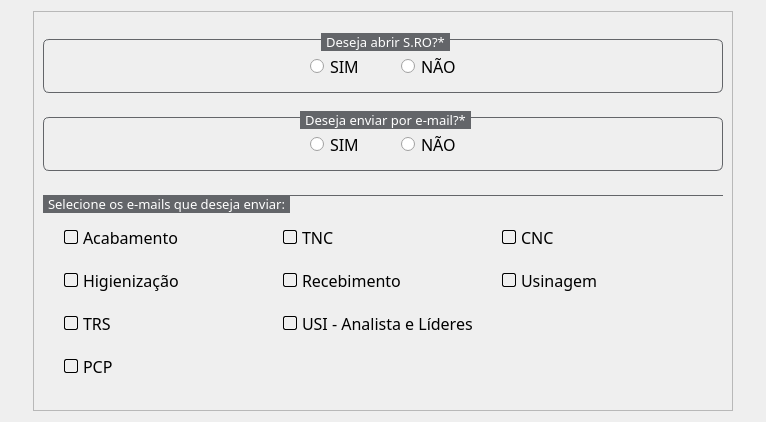
     <widget class="QWidget" name="group_disp">
      <property name="geometry">
       <rect>
        <x>0</x>
        <y>0</y>
        <width>766</width>
        <height>422</height>
       </rect>
      </property>
      <attribute name="label">
       <string>Disposição</string>
      </attribute>
      <layout class="QHBoxLayout" name="horizontalLayout_5">
       <item>
        <widget class="QFrame" name="frame_4">
         <property name="minimumSize">
          <size>
           <width>700</width>
           <height>400</height>
          </size>
         </property>
         <property name="maximumSize">
          <size>
           <width>700</width>
           <height>400</height>
          </size>
         </property>
         <property name="frameShape">
          <enum>QFrame::StyledPanel</enum>
         </property>
         <property name="frameShadow">
          <enum>QFrame::Raised</enum>
         </property>
         <layout class="QVBoxLayout" name="verticalLayout_15">
          <item>
           <widget class="QGroupBox" name="group_SRo">
            <property name="sizePolicy">
             <sizepolicy hsizetype="Preferred" vsizetype="Preferred">
              <horstretch>0</horstretch>
              <verstretch>0</verstretch>
             </sizepolicy>
            </property>
            <property name="minimumSize">
             <size>
              <width>0</width>
              <height>60</height>
             </size>
            </property>
            <property name="maximumSize">
             <size>
              <width>16777215</width>
              <height>60</height>
             </size>
            </property>
            <property name="font">
             <font>
              <family>KonsensBook</family>
              <pointsize>10</pointsize>
              <italic>false</italic>
             </font>
            </property>
            <property name="styleSheet">
             <string notr="true">QGroupBox {
	border: 1px solid rgb(99,101,105);
	border-radius: 6px;
	margin-top: 6px;
 }

QGroupBox::title {
	subcontrol-origin: margin;
	subcontrol-position: top center;
	padding: 0 3px;
	background-color: rgb(99,101,105);
	color: white;
}</string>
            </property>
            <property name="title">
             <string>Deseja abrir S.RO?*</string>
            </property>
            <property name="alignment">
             <set>Qt::AlignLeading|Qt::AlignLeft|Qt::AlignTop</set>
            </property>
            <property name="flat">
             <bool>false</bool>
            </property>
            <property name="checkable">
             <bool>false</bool>
            </property>
            <layout class="QHBoxLayout" name="horizontalLayout_15">
             <item>
              <spacer name="horizontalSpacer_2">
               <property name="orientation">
                <enum>Qt::Horizontal</enum>
               </property>
               <property name="sizeHint" stdset="0">
                <size>
                 <width>134</width>
                 <height>20</height>
                </size>
               </property>
              </spacer>
             </item>
             <item alignment="Qt::AlignHCenter|Qt::AlignVCenter">
              <widget class="QRadioButton" name="btnSimRo">
               <property name="minimumSize">
                <size>
                 <width>85</width>
                 <height>0</height>
                </size>
               </property>
               <property name="maximumSize">
                <size>
                 <width>85</width>
                 <height>16777215</height>
                </size>
               </property>
               <property name="font">
                <font>
                 <family>KonsensRegular</family>
                 <pointsize>12</pointsize>
                </font>
               </property>
               <property name="styleSheet">
                <string notr="true">QRadioButton {
	padding-left: 15%;
}</string>
               </property>
               <property name="text">
                <string>SIM</string>
               </property>
               <property name="checkable">
                <bool>true</bool>
               </property>
               <property name="checked">
                <bool>false</bool>
               </property>
              </widget>
             </item>
             <item alignment="Qt::AlignHCenter|Qt::AlignVCenter">
              <widget class="QRadioButton" name="btnNaoRo">
               <property name="minimumSize">
                <size>
                 <width>85</width>
                 <height>0</height>
                </size>
               </property>
               <property name="maximumSize">
                <size>
                 <width>85</width>
                 <height>16777215</height>
                </size>
               </property>
               <property name="font">
                <font>
                 <family>KonsensRegular</family>
                 <pointsize>12</pointsize>
                </font>
               </property>
               <property name="styleSheet">
                <string notr="true">QRadioButton {
	padding-left: 15%;
}</string>
               </property>
               <property name="text">
                <string>NÃO</string>
               </property>
              </widget>
             </item>
             <item>
              <spacer name="horizontalSpacer_3">
               <property name="orientation">
                <enum>Qt::Horizontal</enum>
               </property>
               <property name="sizeHint" stdset="0">
                <size>
                 <width>134</width>
                 <height>20</height>
                </size>
               </property>
              </spacer>
             </item>
            </layout>
           </widget>
          </item>
          <item>
           <widget class="QGroupBox" name="group_Email">
            <property name="minimumSize">
             <size>
              <width>0</width>
              <height>60</height>
             </size>
            </property>
            <property name="maximumSize">
             <size>
              <width>16777215</width>
              <height>60</height>
             </size>
            </property>
            <property name="font">
             <font>
              <family>KonsensBook</family>
              <pointsize>10</pointsize>
             </font>
            </property>
            <property name="styleSheet">
             <string notr="true">QGroupBox {
	border: 1px solid rgb(99,101,105);
	border-radius: 6px;
	margin-top: 6px;
 }

QGroupBox::title {
	subcontrol-origin: margin;
	subcontrol-position: top center;
	padding: 0 3px;
	background-color: rgb(99,101,105);
	color: white;
}

</string>
            </property>
            <property name="title">
             <string>Deseja enviar por e-mail?*</string>
            </property>
            <layout class="QHBoxLayout" name="horizontalLayout_16">
             <item>
              <spacer name="horizontalSpacer_4">
               <property name="orientation">
                <enum>Qt::Horizontal</enum>
               </property>
               <property name="sizeHint" stdset="0">
                <size>
                 <width>134</width>
                 <height>20</height>
                </size>
               </property>
              </spacer>
             </item>
             <item>
              <widget class="QRadioButton" name="btn_SimEmail">
               <property name="minimumSize">
                <size>
                 <width>85</width>
                 <height>0</height>
                </size>
               </property>
               <property name="maximumSize">
                <size>
                 <width>85</width>
                 <height>16777215</height>
                </size>
               </property>
               <property name="font">
                <font>
                 <family>KonsensRegular</family>
                 <pointsize>12</pointsize>
                </font>
               </property>
               <property name="styleSheet">
                <string notr="true">padding-left: 15%;</string>
               </property>
               <property name="text">
                <string>SIM</string>
               </property>
              </widget>
             </item>
             <item>
              <widget class="QRadioButton" name="btn_NaoEmail">
               <property name="minimumSize">
                <size>
                 <width>85</width>
                 <height>0</height>
                </size>
               </property>
               <property name="maximumSize">
                <size>
                 <width>85</width>
                 <height>16777215</height>
                </size>
               </property>
               <property name="font">
                <font>
                 <family>KonsensRegular</family>
                 <pointsize>12</pointsize>
                </font>
               </property>
               <property name="styleSheet">
                <string notr="true">padding-left: 15%;</string>
               </property>
               <property name="text">
                <string>NÃO</string>
               </property>
              </widget>
             </item>
             <item>
              <spacer name="horizontalSpacer_5">
               <property name="orientation">
                <enum>Qt::Horizontal</enum>
               </property>
               <property name="sizeHint" stdset="0">
                <size>
                 <width>134</width>
                 <height>20</height>
                </size>
               </property>
              </spacer>
             </item>
            </layout>
           </widget>
          </item>
          <item>
           <widget class="QGroupBox" name="group_addressEmail">
            <property name="enabled">
             <bool>true</bool>
            </property>
            <property name="minimumSize">
             <size>
              <width>0</width>
              <height>200</height>
             </size>
            </property>
            <property name="maximumSize">
             <size>
              <width>16777215</width>
              <height>200</height>
             </size>
            </property>
            <property name="font">
             <font>
              <family>KonsensBook</family>
              <pointsize>10</pointsize>
             </font>
            </property>
            <property name="styleSheet">
             <string notr="true">QGroupBox {
	border: 1px solid rgb(99,101,105);
	border-left: 1px solid transparent;
	border-right: 2px solid transparent;
	border-bottom: 1px solid transparent;
	margin-top: 6px;
	padding: 5px;
 }

QGroupBox::title {
	subcontrol-position: top left;
	padding: 0 3px;
	background-color: rgb(99,101,105);
	color: white;
}
</string>
            </property>
            <property name="title">
             <string>Selecione os e-mails que deseja enviar:</string>
            </property>
            <layout class="QGridLayout" name="gridLayout_3">
             <property name="leftMargin">
              <number>10</number>
             </property>
             <property name="topMargin">
              <number>20</number>
             </property>
             <property name="rightMargin">
              <number>10</number>
             </property>
             <property name="bottomMargin">
              <number>0</number>
             </property>
             <property name="spacing">
              <number>10</number>
             </property>
             <item row="0" column="0">
              <widget class="QCheckBox" name="check_acabamento">
               <property name="enabled">
                <bool>true</bool>
               </property>
               <property name="font">
                <font>
                 <family>KonsensBook</family>
                 <pointsize>12</pointsize>
                 <underline>false</underline>
                </font>
               </property>
               <property name="styleSheet">
                <string notr="true">QCheckBox {
	spacing: 5px;
	padding: 5px;
}

QCheckBox::indicator {
	border-radius: 2px;
	border: 1px solid black;
	background-color: transparent;
}

QCheckBox::indicator:hover {
	border: 1px solid #853275;
}

QCheckBox::indicator:checked {
	border-radius: 2px;
	border: 1px solid black;
	background-color: #636569;
}

QCheckBox::indicator:checked:hover {
	border: 1px solid #853275;
}
</string>
               </property>
               <property name="text">
                <string>Acabamento</string>
               </property>
               <property name="checked">
                <bool>false</bool>
               </property>
               <property name="autoRepeat">
                <bool>false</bool>
               </property>
              </widget>
             </item>
             <item row="0" column="1">
              <widget class="QCheckBox" name="check_tnc">
               <property name="font">
                <font>
                 <family>KonsensBook</family>
                 <pointsize>12</pointsize>
                 <underline>false</underline>
                </font>
               </property>
               <property name="styleSheet">
                <string notr="true">QCheckBox {
	spacing: 5px;
	padding: 5px;
}

QCheckBox::indicator {
	border-radius: 2px;
	border: 1px solid black;
	background-color: transparent;
}

QCheckBox::indicator:hover {
	border: 1px solid #853275;
}

QCheckBox::indicator:checked {
	border-radius: 2px;
	border: 1px solid black;
	background-color: #636569;
}

QCheckBox::indicator:checked:hover {
	border: 1px solid #853275;
}</string>
               </property>
               <property name="text">
                <string>TNC</string>
               </property>
               <property name="checked">
                <bool>false</bool>
               </property>
               <property name="autoRepeat">
                <bool>false</bool>
               </property>
              </widget>
             </item>
             <item row="0" column="2">
              <widget class="QCheckBox" name="check_cnc">
               <property name="font">
                <font>
                 <family>KonsensBook</family>
                 <pointsize>12</pointsize>
                 <underline>false</underline>
                </font>
               </property>
               <property name="styleSheet">
                <string notr="true">QCheckBox {
	spacing: 5px;
	padding: 5px;
}

QCheckBox::indicator {
	border-radius: 2px;
	border: 1px solid black;
	background-color: transparent;
}

QCheckBox::indicator:hover {
	border: 1px solid #853275;
}

QCheckBox::indicator:checked {
	border-radius: 2px;
	border: 1px solid black;
	background-color: #636569;
}

QCheckBox::indicator:checked:hover {
	border: 1px solid #853275;
}</string>
               </property>
               <property name="text">
                <string>CNC</string>
               </property>
               <property name="checked">
                <bool>false</bool>
               </property>
               <property name="autoRepeat">
                <bool>false</bool>
               </property>
              </widget>
             </item>
             <item row="1" column="0">
              <widget class="QCheckBox" name="check_higienizacao">
               <property name="font">
                <font>
                 <family>KonsensBook</family>
                 <pointsize>12</pointsize>
                 <underline>false</underline>
                </font>
               </property>
               <property name="styleSheet">
                <string notr="true">QCheckBox {
	spacing: 5px;
	padding: 5px;
}

QCheckBox::indicator {
	border-radius: 2px;
	border: 1px solid black;
	background-color: transparent;
}

QCheckBox::indicator:hover {
	border: 1px solid #853275;
}

QCheckBox::indicator:checked {
	border-radius: 2px;
	border: 1px solid black;
	background-color: #636569;
}

QCheckBox::indicator:checked:hover {
	border: 1px solid #853275;
}</string>
               </property>
               <property name="text">
                <string>Higienização</string>
               </property>
               <property name="checked">
                <bool>false</bool>
               </property>
               <property name="autoRepeat">
                <bool>false</bool>
               </property>
              </widget>
             </item>
             <item row="1" column="1">
              <widget class="QCheckBox" name="check_recebimento">
               <property name="font">
                <font>
                 <family>KonsensBook</family>
                 <pointsize>12</pointsize>
                 <underline>false</underline>
                </font>
               </property>
               <property name="styleSheet">
                <string notr="true">QCheckBox {
	spacing: 5px;
	padding: 5px;
}

QCheckBox::indicator {
	border-radius: 2px;
	border: 1px solid black;
	background-color: transparent;
}

QCheckBox::indicator:hover {
	border: 1px solid #853275;
}

QCheckBox::indicator:checked {
	border-radius: 2px;
	border: 1px solid black;
	background-color: #636569;
}

QCheckBox::indicator:checked:hover {
	border: 1px solid #853275;
}</string>
               </property>
               <property name="text">
                <string>Recebimento</string>
               </property>
               <property name="checked">
                <bool>false</bool>
               </property>
               <property name="autoRepeat">
                <bool>false</bool>
               </property>
              </widget>
             </item>
             <item row="1" column="2">
              <widget class="QCheckBox" name="check_usinagem">
               <property name="font">
                <font>
                 <family>KonsensBook</family>
                 <pointsize>12</pointsize>
                 <underline>false</underline>
                </font>
               </property>
               <property name="styleSheet">
                <string notr="true">QCheckBox {
	spacing: 5px;
	padding: 5px;
}

QCheckBox::indicator {
	border-radius: 2px;
	border: 1px solid black;
	background-color: transparent;
}

QCheckBox::indicator:hover {
	border: 1px solid #853275;
}

QCheckBox::indicator:checked {
	border-radius: 2px;
	border: 1px solid black;
	background-color: #636569;
}

QCheckBox::indicator:checked:hover {
	border: 1px solid #853275;
}</string>
               </property>
               <property name="text">
                <string>Usinagem</string>
               </property>
               <property name="checked">
                <bool>false</bool>
               </property>
               <property name="autoRepeat">
                <bool>false</bool>
               </property>
              </widget>
             </item>
             <item row="2" column="0">
              <widget class="QCheckBox" name="check_trs">
               <property name="font">
                <font>
                 <family>KonsensBook</family>
                 <pointsize>12</pointsize>
                 <underline>false</underline>
                </font>
               </property>
               <property name="styleSheet">
                <string notr="true">QCheckBox {
	spacing: 5px;
	padding: 5px;
}

QCheckBox::indicator {
	border-radius: 2px;
	border: 1px solid black;
	background-color: transparent;
}

QCheckBox::indicator:hover {
	border: 1px solid #853275;
}

QCheckBox::indicator:checked {
	border-radius: 2px;
	border: 1px solid black;
	background-color: #636569;
}

QCheckBox::indicator:checked:hover {
	border: 1px solid #853275;
}</string>
               </property>
               <property name="text">
                <string>TRS</string>
               </property>
               <property name="checked">
                <bool>false</bool>
               </property>
               <property name="autoRepeat">
                <bool>false</bool>
               </property>
              </widget>
             </item>
             <item row="2" column="1" colspan="2">
              <widget class="QCheckBox" name="check_usiAnaLid">
               <property name="font">
                <font>
                 <family>KonsensBook</family>
                 <pointsize>12</pointsize>
                 <underline>false</underline>
                </font>
               </property>
               <property name="styleSheet">
                <string notr="true">QCheckBox {
	spacing: 5px;
	padding: 5px;
}

QCheckBox::indicator {
	border-radius: 2px;
	border: 1px solid black;
	background-color: transparent;
}

QCheckBox::indicator:hover {
	border: 1px solid #853275;
}

QCheckBox::indicator:checked {
	border-radius: 2px;
	border: 1px solid black;
	background-color: #636569;
}

QCheckBox::indicator:checked:hover {
	border: 1px solid #853275;
}</string>
               </property>
               <property name="text">
                <string>USI - Analista e Líderes</string>
               </property>
               <property name="checked">
                <bool>false</bool>
               </property>
               <property name="autoRepeat">
                <bool>false</bool>
               </property>
              </widget>
             </item>
             <item row="3" column="0">
              <widget class="QCheckBox" name="check_pcp">
               <property name="font">
                <font>
                 <family>KonsensBook</family>
                 <pointsize>12</pointsize>
                 <underline>false</underline>
                </font>
               </property>
               <property name="styleSheet">
                <string notr="true">QCheckBox {
	spacing: 5px;
	padding: 5px;
}

QCheckBox::indicator {
	border-radius: 2px;
	border: 1px solid black;
	background-color: transparent;
}

QCheckBox::indicator:hover {
	border: 1px solid #853275;
}

QCheckBox::indicator:checked {
	border-radius: 2px;
	border: 1px solid black;
	background-color: #636569;
}

QCheckBox::indicator:checked:hover {
	border: 1px solid #853275;
}</string>
               </property>
               <property name="text">
                <string>PCP</string>
               </property>
               <property name="checked">
                <bool>false</bool>
               </property>
               <property name="autoRepeat">
                <bool>false</bool>
               </property>
              </widget>
             </item>
            </layout>
           </widget>
          </item>
         </layout>
        </widget>
       </item>
      </layout>
     </widget>
